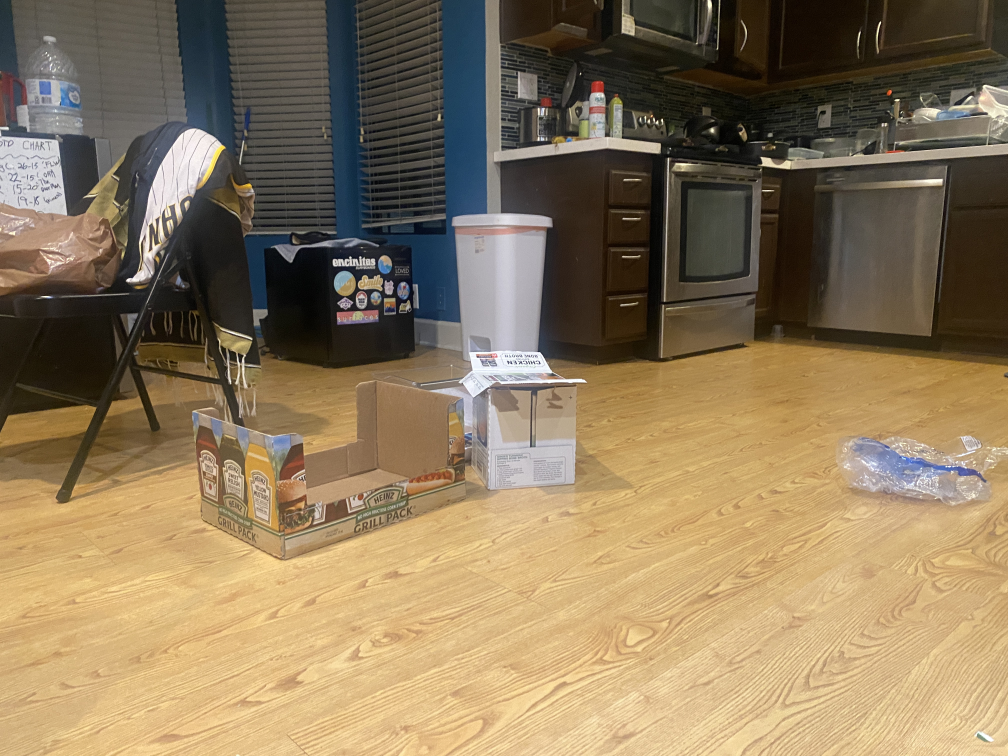
#> input picture Other detections/IMG_9395.JPG, 4032 x 3024 px (shown at 1/4 size)
$ jupyter execute segmentation.ipynb
#> lines starting #> are read from the running program, lines starting #| are printed output that depends on the picture; after the words box and inside, x2 and y2 are one past the last pixel; in counts of white or black regions, pixels touching at a corner belong together
[cell 1]
import cv2
import numpy as np
import matplotlib.pyplot as plt

rgb_image = cv2.imread('IMG_9395.JPG')
#> rgb_image is the input picture: shape (3024, 4032, 3); mean B, G, R 92, 120.8, 139.5
depth_image = cv2.imread('path_to_output_image.jpg', cv2.IMREAD_UNCHANGED)
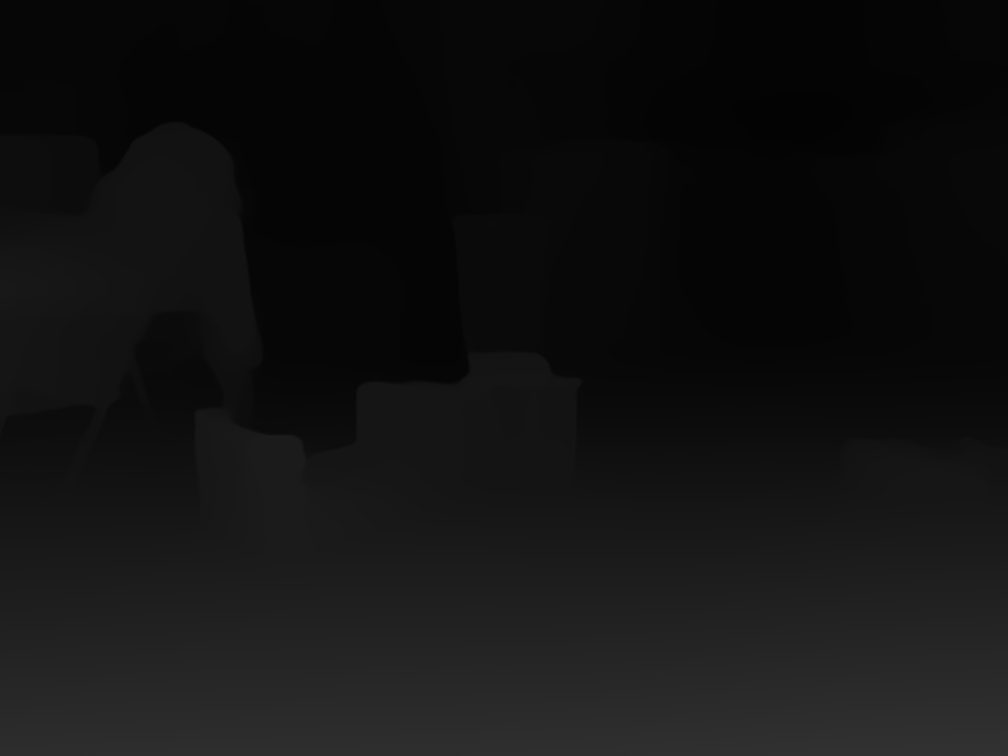
#> input picture Other detections/path_to_output_image.jpg, 4032 x 3024 px (shown at 1/4 size)
#> depth_image is the input picture: shape (3024, 4032); min 2, max 50, mean 18.1
depth = cv2.resize(depth_image, (550, 336), interpolation=cv2.INTER_CUBIC)
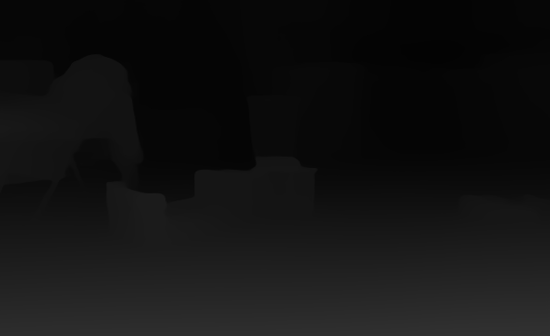
#> depth: shape (336, 550); min 3, max 50, mean 18.1
rgb_image = cv2.resize(rgb_image, (550, 336), interpolation=cv2.INTER_CUBIC)
#> rgb_image: shape (336, 550, 3)
mask_depth = (depth > 12).astype(np.uint8)
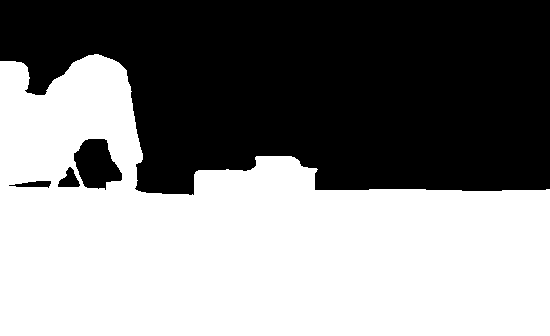
#> mask_depth: shape (336, 550); values 0 (black) and 1 (white), 52.8% white; 4 black regions, box (x1, y1, x2, y2) and area: (0, 0, 550, 195) 85144, (74, 139, 122, 190) 1649, (58, 167, 80, 187) 252, (9, 181, 51, 188) 177
structuring_element = cv2.getStructuringElement(cv2.MORPH_RECT, (10, 10))
dilated_array = cv2.dilate(mask_depth, structuring_element)
#> dilated_array: shape (336, 550); values 0 (black) and 1 (white), 55.5% white; 3 black regions (1 under 20 px), largest, box (x1, y1, x2, y2) and area: (0, 0, 550, 190) 81414, (81, 144, 116, 184) 857
mask_depth = cv2.morphologyEx(dilated_array, cv2.MORPH_CLOSE, structuring_element)
#> mask_depth: shape (336, 550); values 0 (black) and 1 (white), 55.3% white; 2 black regions, box (x1, y1, x2, y2) and area: (0, 0, 550, 191) 81754, (84, 146, 112, 185) 808

# Repeat mask to match RGB channels
mask_depth1 = np.repeat(mask_depth[:, :, np.newaxis], 3, axis=2)

# Blur and edge detection
blurred = cv2.GaussianBlur(rgb_image[:, :, 2], (5, 5), 0)
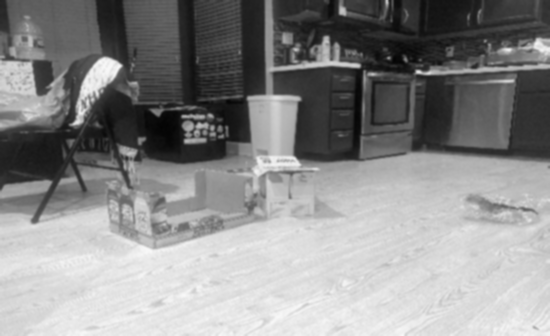
#> blurred: shape (336, 550); min 3, max 248, mean 139.4
edges = cv2.Canny(blurred, threshold1=100, threshold2=150)
#> edges: shape (336, 550); 4.4% white in thin lines or dots

# Apply depth mask to edges
masked_edges = cv2.bitwise_and(edges, mask_depth)
#> masked_edges: shape (336, 550); values 0 (black) and 1 (white), 2% white in thin lines or dots, all inside (x1, y1, x2, y2) = (0, 51, 540, 331)

masked_edges = cv2.morphologyEx(masked_edges, cv2.MORPH_CLOSE, np.ones((5, 5)))
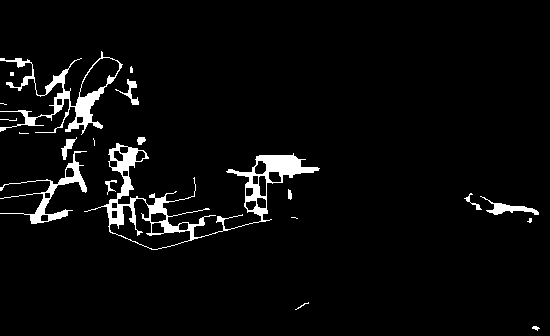
#> masked_edges: shape (336, 550); values 0 (black) and 1 (white), 4.2% white; 20 white regions (8 under 20 px)


contours, _ = cv2.findContours(masked_edges, cv2.RETR_EXTERNAL, cv2.CHAIN_APPROX_SIMPLE)
#> contours = 20 contours, 10 with area under 20; largest, box (x1, y1, x2, y2) and area: (84, 143, 320, 250) 5826, (0, 51, 123, 135) 2270, (0, 151, 87, 224) 873, (480, 196, 539, 215) 262, (115, 79, 139, 105) 115
min_area_threshold = 200
filtered_contours = [cnt for cnt in contours if cv2.contourArea(cnt) > min_area_threshold]
#> filtered_contours = 4 contours; box (x1, y1, x2, y2) and area: (84, 143, 320, 250) 5826, (0, 51, 123, 135) 2270, (0, 151, 87, 224) 873, (480, 196, 539, 215) 262

image_with_bounding_boxes = rgb_image.copy()
for cnt in filtered_contours:
    x, y, w, h = cv2.boundingRect(cnt)
    cv2.rectangle(image_with_bounding_boxes, (x, y), (x + w, y + h), (0, 255, 0), 2)
#> this loop made 4 passes
#> (x, y, w, h) on passes 1 to 4: (480, 196, 59, 19), (0, 151, 87, 73), (84, 143, 236, 107), (0, 51, 123, 84)
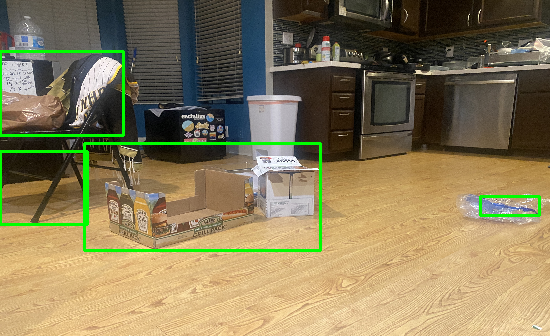
#> image_with_bounding_boxes: shape (336, 550, 3); mean B, G, R 89.8, 124.3, 136.3

# Create mask and apply it to the red channel of the RGB image
mask = np.zeros_like(masked_edges)
cv2.drawContours(mask, filtered_contours, -1, 255, -1)
#> mask: shape (336, 550); 5.8% white; 4 white regions, box (x1, y1, x2, y2) and area: (84, 143, 320, 250) 6473, (0, 51, 123, 135) 2776, (0, 151, 87, 224) 1151, (480, 196, 539, 215) 333
mask_3channel = np.repeat(mask[:, :, np.newaxis], 3, axis=2)

new_image = cv2.bitwise_and(rgb_image[:, :, 2], mask)

# Display the results
plt.figure(figsize=(10, 5))
plt.subplot(1, 2, 1)
plt.title('Bounding Boxes on RGB Image')
plt.imshow(cv2.cvtColor(image_with_bounding_boxes, cv2.COLOR_BGR2RGB))
plt.axis('off')

plt.subplot(1, 2, 2)
plt.title('Extracted Region')
plt.imshow(new_image, cmap='gray')
plt.axis('off')

plt.show()
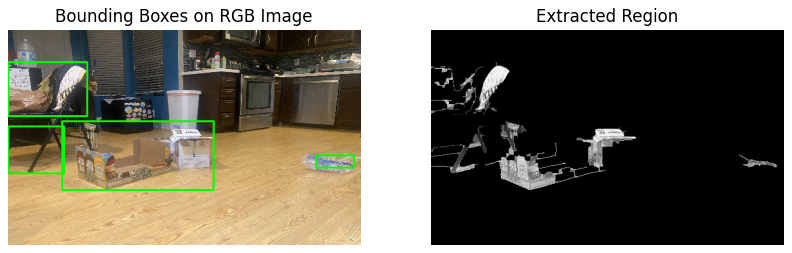
#> figure drawn by matplotlib, 2 panels

[cell 2]
import cv2
import numpy as np
from collections import deque
import matplotlib.pyplot as plt


def region_growing(depth_image, depth_threshold=3):
    visited = set()
    cols = len(depth_image[0])
    rows = len(depth_image)
    # 8-connected neighbors
    neighbors = [(-1, -1), (-1, 0), (-1, 1), (0, -1), (0, 1), (1, -1), (1, 0), (1, 1)]
    mask = depth_image < 10
    filtered_image = depth_image.copy()
    segmented = np.zeros_like(depth_image)

    filtered_image[mask] = 0

    depth_image = filtered_image

    for row in range(rows):
        for col in range(cols):
            seed_point = (row, col)
            if seed_point not in visited:
                if depth_image[row,col] != 0:
                    visited.add(seed_point)
                    queue = deque([seed_point])
                    seed_color = depth_image[row, col]
                    seed_depth = depth_image[row, col]

                    while queue:
                        x, y = queue.popleft()
                        for dx, dy in neighbors:
                            nx, ny = x + dx, y + dy
                            if 0 <= nx < rows and 0 <= ny < cols and (nx, ny) not in visited:
                                depth = depth_image[nx, ny]
                                depth_diff = abs(int(depth) - int(seed_depth))
                                if depth_diff < depth_threshold:
                                    seed_depth = depth
                                    queue.append((nx, ny))
                                    visited.add((nx, ny))
                                    segmented[nx, ny] = seed_color

    return segmented

[cell 3]
rgb_image_path = 'IMG_9395.JPG'
depth_image_path = 'path_to_output_image.jpg'
rgb_image = cv2.imread(rgb_image_path)
rgb_image = cv2.cvtColor(rgb_image, cv2.COLOR_BGR2RGB)
#> rgb_image: shape (3024, 4032, 3)

rgb_image = cv2.resize(rgb_image, (640, 640), interpolation=cv2.INTER_CUBIC)
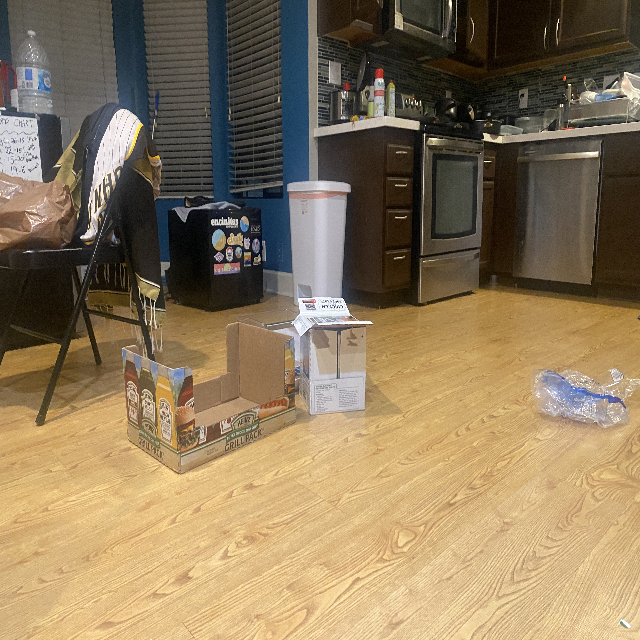
#> rgb_image: shape (640, 640, 3); mean R, G, B 139.5, 120.8, 92

depth_image = cv2.imread(depth_image_path, cv2.IMREAD_GRAYSCALE)
depth_image = cv2.resize(depth_image, (640, 640), interpolation=cv2.INTER_CUBIC)
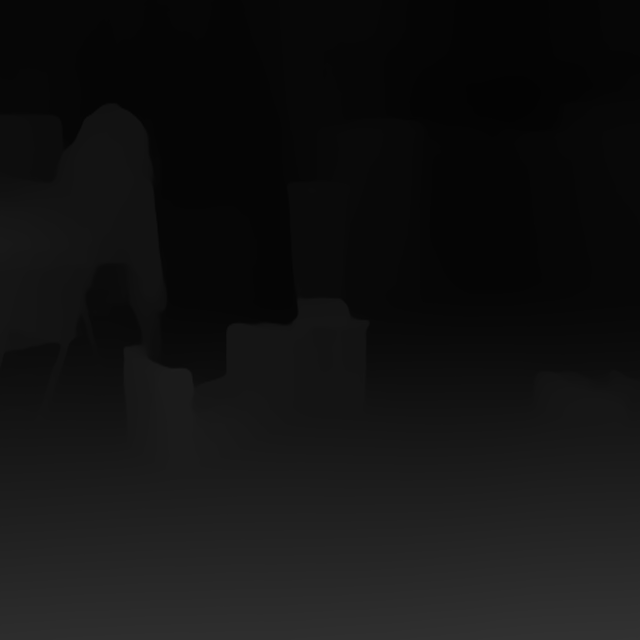
#> depth_image: shape (640, 640); min 3, max 50, mean 18.1
seed_points = [(0, 200), (200, 400), (350, 350), (400, 600)]

# Perform region growing
segmented_image = region_growing(depth_image, depth_threshold=1)
#> in region_growing, `cols = len(depth_image[0])`: cols = 640
#> in region_growing, `mask = depth_image < 10`:
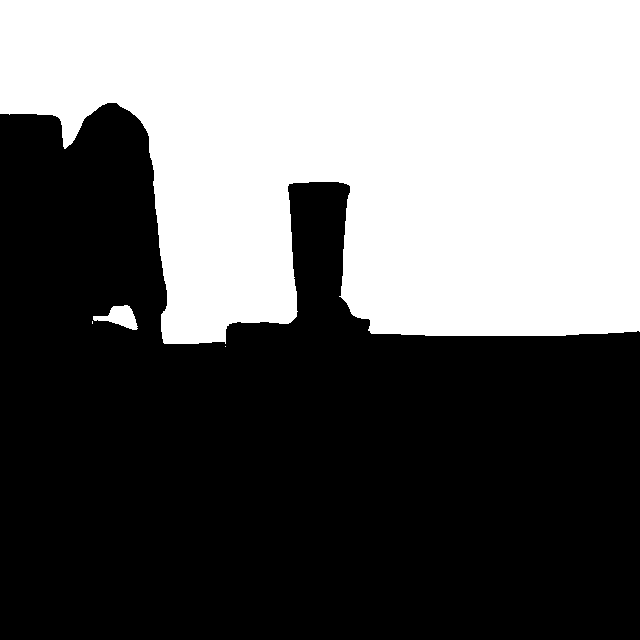
#> mask: shape (640, 640) bool; 42% white; 4 white regions (2 under 20 px), largest, box (x1, y1, x2, y2) and area: (0, 0, 640, 344) 171470, (93, 305, 138, 330) 579
#> after the loop in region_growing, `for row in range(rows):`: visited = 237547 items
